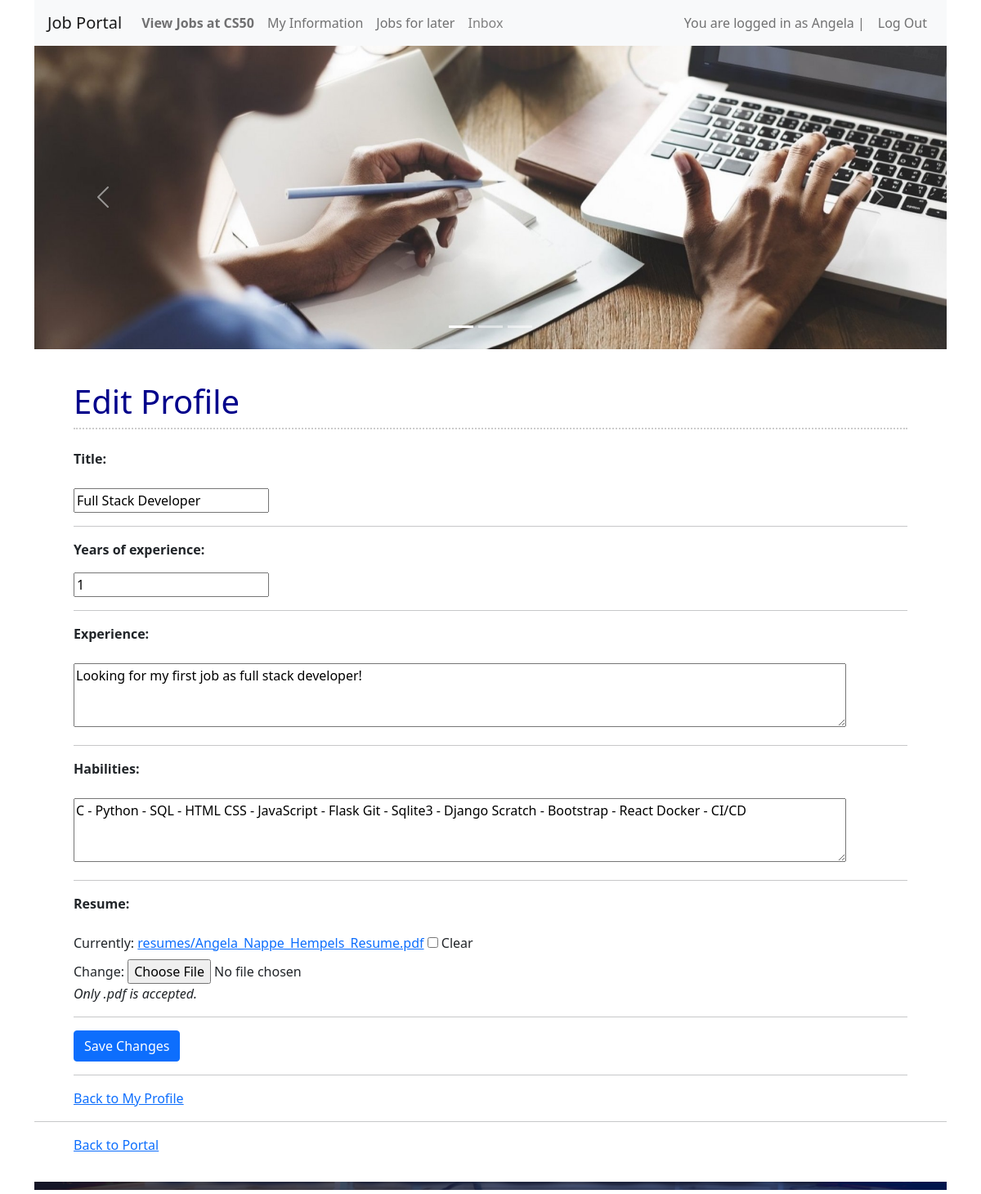
/edit_profile (signed in), run on the app's committed database.
### joboffers/models.py (models this page shows, shortened)
class User(AbstractUser):
    pass

class User_profile(models.Model):
    user = models.ForeignKey(User, on_delete=models.CASCADE)
    title = models.CharField(max_length=400, default="")
    experience = models.CharField(max_length=1000)
    habilities = models.CharField(max_length=1000)
    years = models.IntegerField(default=0)
    resume = models.FileField(upload_to='resumes/', null=True, blank=True)

### joboffers/views.py (the view)
# urls.py: path("edit_profile", views.edit_profile, name="edit_profile"),
@login_required
def edit_profile(request):
    current_user = request.user
    try:
        user_profile = User_profile.objects.get(user=current_user)
    except User_profile.DoesNotExist:
        user_profile = None
    if request.method == "POST":
        form = EditProfileForm(request.POST, request.FILES, instance=user_profile)
        if form.is_valid():
            form.save()
            return redirect('profile')
    else:
        form = EditProfileForm(instance=user_profile)
    return render(request, "joboffers/edit_profile.html", {
        "form": form
    })

### joboffers/forms.py
class EditProfileForm(forms.ModelForm):
    class Meta:
        model = User_profile
        fields = ['title', 'years', 'experience', 'habilities', 'resume']

### joboffers/templates/joboffers/edit_profile.html (shortened to what this page needs)
{% extends "joboffers/layout.html" %}
{% block body %}
<div class="my-3 mx-5" style="align-items: center;">
    <h1>Edit Profile</h1>
    <div style="border-top: 2px dotted #ccc"></div><br>
    <form method="post" enctype="multipart/form-data">
        <div class="form-group">
            <strong>{{ form.title.label_tag }}</strong>
        </div>
        {{ form.title }}
        <hr>
        <div class="form-group">
            <strong>Years of experience:</strong>
        </div>
        {{ form.years }}
        <hr>
        <div class="form-group">
            <strong>{{ form.experience.label_tag }}</strong>
        </div>
            <textarea name="{{ form.experience.name }}" cols="100" rows="3">{{ form.experience.value }}</textarea>
            <hr>
        <div class="form-group">
            <strong>{{ form.habilities.label_tag }}</strong>
        </div>
            <textarea name="{{ form.habilities.name }}" cols="100" rows="3">{{ form.habilities.value }}</textarea>
            <hr>
        <div class="form-group">
            <strong>{{ form.resume.label_tag }}</strong>
        </div>
            {{ form.resume }}
            <p><i>Only .pdf is accepted.</i></p>
        <hr>
        <button type="submit" class="btn btn-primary">Save Changes</button>
    </form>
    <hr>
    <a href="{% url 'profile' %}">Back to My Profile</a>
</div>
<hr>
<a class="my-3 mx-5" href="{% url 'index' %}">Back to Portal</a>
{% endblock %}

### joboffers/templates/joboffers/layout.html (shortened to what this page needs)
{% load static %}
<!DOCTYPE html>
<html lang="en">
<head>
    <link rel="stylesheet" href="https://stackpath.bootstrapcdn.com/bootstrap/4.4.1/css/bootstrap.min.css">
    <link href="{% static 'joboffers/styles.css' %}" rel="stylesheet">
    <link rel="stylesheet" href="https://use.fontawesome.com/releases/v6.4.0/css/all.css">
    <link href="https://cdn.jsdelivr.net/npm/bootstrap@5.1.3/dist/css/bootstrap.min.css" rel="stylesheet">
</head>
<body>
    <div class="container">
            <nav class="navbar navbar-expand-lg navbar-light bg-light">
            <a class="navbar-brand" href="{% url 'index' %}">Job Portal</a>
            <div class="collapse navbar-collapse" id="navbarNav">
                <ul class="navbar-nav mr-auto">
                    {% if user.is_authenticated %}
                        <li class="nav-item">
                            <a class="nav-link" href="{% url 'search_jobs' %}"><strong>View Jobs at CS50</strong></a>
                        </li>
                        <li class="nav-item">
                            <a class="nav-link" href="{% url 'profile' %}">My Information</a>
                        </li>
                        <li class="nav-item">
                            <a class="nav-link" href="{% url 'saved_jobs' %}">Jobs for later</a>
                        </li>
                        <li class="nav-item">
                            {% if unread_messages %}
                                <a class="nav-link" href="{% url 'inbox' %}" style="color: red;">Inbox</a>
                            {% else %}
                                <a class="nav-link" href="{% url 'inbox' %}" style="color: grey;">Inbox</a>
                            {% endif %}
                        </li>
                </ul>
                <div class="navbar-nav ml-auto">
                    <span class="nav-item nav-link">
                        You are logged in as {{ user.username }} |
                    </span>
                    <a class="nav-item nav-link" href="{% url 'logout_view' %}">
                        Log Out
                    </a>
                </div>
                    {% endif %}
            </div>
        </nav>
        <div id="carouselExampleCaptions" class="carousel slide" data-bs-ride="carousel">
            <div class="carousel-indicators">
            <button type="button" data-bs-target="#carouselExampleCaptions" data-bs-slide-to="0" class="active" aria-current="true" aria-label="Slide 1"></button>
            <button type="button" data-bs-target="#carouselExampleCaptions" data-bs-slide-to="1" aria-label="Slide 2"></button>
            <button type="button" data-bs-target="#carouselExampleCaptions" data-bs-slide-to="2" aria-label="Slide 3"></button>
            </div>
            <div class="carousel-inner">
                {% if user.is_authenticated %}
                    <div class="carousel-item active">
                        <img src="{% static 'joboffers/JobSearch2.jpg' %}" class="d-block w-100" alt="firstslide" style="max-height: 400px;">
                        <div class="carousel-caption d-none d-md-block">
                        </div>
                    </div>
                {% endif %}
            </div>
            <button class="carousel-control-prev" type="button" data-bs-target="#carouselExampleCaptions" data-bs-slide="prev">
            <span class="carousel-control-prev-icon" aria-hidden="true"></span>
            </button>
            <button class="carousel-control-next" type="button" data-bs-target="#carouselExampleCaptions" data-bs-slide="next">
            <span class="carousel-control-next-icon" aria-hidden="true"></span>
            </button>
        </div>
        <br>
        <div class="body">
            {% block body %}
            {% endblock %}
        </div>
    </div>
</body>
<footer>
    <br>
    <div class="container">
        <div class="text-center">
            <img src="{% static 'joboffers/footer3.png' %}" class="img-fluid" alt="footerpic" style="max-height: 10px;">
        </div>
    </div>
</footer>
</html>

### joboffers/static/joboffers/styles.css (style rules this page uses)
body { background-color: #fff; color: #000; font-family: 'Arial', sans-serif; }
h1, h2, h3, h4, h5, h6 { color: darkblue; }
footer img { width: 100%; }
footer { max-width: none; }

### data on the page
User: username "Angela"
User_profile: title "Full Stack Developer", years "1", experience "Looking for my first job as full stack developer!", habilities "C - Python - SQL - HTML CSS - JavaScript - Flask Git - Sqlite3 - Django Scratch - Bootstrap - React Docker - CI/CD"
